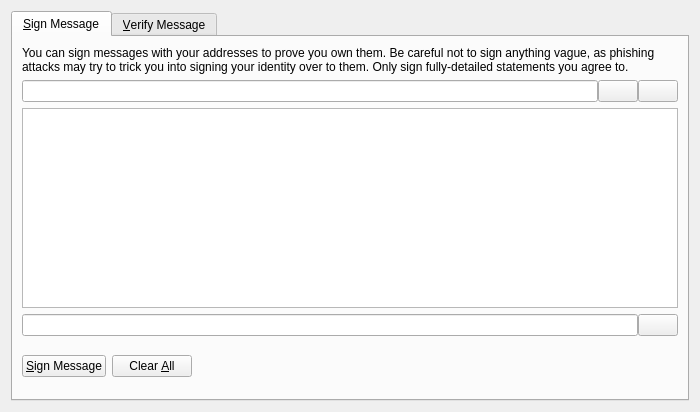
<?xml version="1.0" encoding="UTF-8"?>
<ui version="4.0">
 <class>SignVerifyMessageDialog</class>
 <widget class="QDialog" name="SignVerifyMessageDialog">
  <property name="geometry">
   <rect>
    <x>0</x>
    <y>0</y>
    <width>700</width>
    <height>412</height>
   </rect>
  </property>
  <property name="windowTitle">
   <string>Signatures - Sign / Verify a Message</string>
  </property>
  <property name="modal">
   <bool>true</bool>
  </property>
  <layout class="QVBoxLayout" name="verticalLayout">
   <item>
    <widget class="QTabWidget" name="tabWidget">
     <property name="currentIndex">
      <number>0</number>
     </property>
     <widget class="QWidget" name="tabSignMessage">
      <attribute name="title">
       <string>&amp;Sign Message</string>
      </attribute>
      <layout class="QVBoxLayout" name="verticalLayout_SM">
       <item>
        <widget class="QLabel" name="infoLabel_SM">
         <property name="text">
          <string>You can sign messages with your addresses to prove you own them. Be careful not to sign anything vague, as phishing attacks may try to trick you into signing your identity over to them. Only sign fully-detailed statements you agree to.</string>
         </property>
         <property name="textFormat">
          <enum>Qt::PlainText</enum>
         </property>
         <property name="wordWrap">
          <bool>true</bool>
         </property>
        </widget>
       </item>
       <item>
        <layout class="QHBoxLayout" name="horizontalLayout_1_SM">
         <property name="spacing">
          <number>0</number>
         </property>
         <item>
          <widget class="QValidatedLineEdit" name="addressIn_SM">
           <property name="toolTip">
            <string>The address to sign the message with (e.g. MN8fd1QR5TXecqnFJhBY959CMKGy8t37oU)</string>
           </property>
           <property name="maxLength">
            <number>34</number>
           </property>
          </widget>
         </item>
         <item>
          <widget class="QPushButton" name="addressBookButton_SM">
           <property name="toolTip">
            <string>Choose an address from the address book</string>
           </property>
           <property name="text">
            <string/>
           </property>
           <property name="icon">
            <iconset resource="../bitcoin.qrc">
             <normaloff>:/icons/address-book</normaloff>:/icons/address-book</iconset>
           </property>
           <property name="shortcut">
            <string>Alt+A</string>
           </property>
           <property name="autoDefault">
            <bool>false</bool>
           </property>
          </widget>
         </item>
         <item>
          <widget class="QPushButton" name="pasteButton_SM">
           <property name="toolTip">
            <string>Paste address from clipboard</string>
           </property>
           <property name="text">
            <string/>
           </property>
           <property name="icon">
            <iconset resource="../bitcoin.qrc">
             <normaloff>:/icons/editpaste</normaloff>:/icons/editpaste</iconset>
           </property>
           <property name="shortcut">
            <string>Alt+P</string>
           </property>
           <property name="autoDefault">
            <bool>false</bool>
           </property>
          </widget>
         </item>
        </layout>
       </item>
       <item>
        <widget class="QPlainTextEdit" name="messageIn_SM">
         <property name="toolTip">
          <string>Enter the message you want to sign here</string>
         </property>
        </widget>
       </item>
       <item>
        <layout class="QHBoxLayout" name="horizontalLayout_2_SM">
         <property name="spacing">
          <number>0</number>
         </property>
         <item>
          <widget class="QLineEdit" name="signatureOut_SM">
           <property name="font">
            <font>
             <italic>true</italic>
            </font>
           </property>
           <property name="readOnly">
            <bool>true</bool>
           </property>
          </widget>
         </item>
         <item>
          <widget class="QPushButton" name="copySignatureButton_SM">
           <property name="toolTip">
            <string>Copy the current signature to the system clipboard</string>
           </property>
           <property name="text">
            <string/>
           </property>
           <property name="icon">
            <iconset resource="../bitcoin.qrc">
             <normaloff>:/icons/editcopy</normaloff>:/icons/editcopy</iconset>
           </property>
           <property name="autoDefault">
            <bool>false</bool>
           </property>
          </widget>
         </item>
        </layout>
       </item>
       <item>
        <layout class="QHBoxLayout" name="horizontalLayout_3_SM">
         <item>
          <widget class="QPushButton" name="signMessageButton_SM">
           <property name="toolTip">
            <string>Sign the message to prove you own this BDTCoin address</string>
           </property>
           <property name="text">
            <string>&amp;Sign Message</string>
           </property>
           <property name="icon">
            <iconset resource="../bitcoin.qrc">
             <normaloff>:/icons/edit</normaloff>:/icons/edit</iconset>
           </property>
           <property name="autoDefault">
            <bool>false</bool>
           </property>
          </widget>
         </item>
         <item>
          <widget class="QPushButton" name="clearButton_SM">
           <property name="toolTip">
            <string>Reset all sign message fields</string>
           </property>
           <property name="text">
            <string>Clear &amp;All</string>
           </property>
           <property name="icon">
            <iconset resource="../bitcoin.qrc">
             <normaloff>:/icons/remove</normaloff>:/icons/remove</iconset>
           </property>
           <property name="autoDefault">
            <bool>false</bool>
           </property>
          </widget>
         </item>
         <item>
          <spacer name="horizontalSpacer_1_SM">
           <property name="orientation">
            <enum>Qt::Horizontal</enum>
           </property>
           <property name="sizeHint" stdset="0">
            <size>
             <width>40</width>
             <height>48</height>
            </size>
           </property>
          </spacer>
         </item>
         <item>
          <widget class="QLabel" name="statusLabel_SM">
           <property name="font">
            <font>
             <weight>50</weight>
             <bold>false</bold>
            </font>
           </property>
           <property name="text">
            <string/>
           </property>
           <property name="wordWrap">
            <bool>true</bool>
           </property>
          </widget>
         </item>
         <item>
          <spacer name="horizontalSpacer_2_SM">
           <property name="orientation">
            <enum>Qt::Horizontal</enum>
           </property>
           <property name="sizeHint" stdset="0">
            <size>
             <width>40</width>
             <height>48</height>
            </size>
           </property>
          </spacer>
         </item>
        </layout>
       </item>
      </layout>
     </widget>
     <widget class="QWidget" name="tabVerifyMessage">
      <attribute name="title">
       <string>&amp;Verify Message</string>
      </attribute>
      <layout class="QVBoxLayout" name="verticalLayout_VM">
       <item>
        <widget class="QLabel" name="infoLabel_VM">
         <property name="text">
          <string>Enter the signing address, message (ensure you copy line breaks, spaces, tabs, etc. exactly) and signature below to verify the message. Be careful not to read more into the signature than what is in the signed message itself, to avoid being tricked by a man-in-the-middle attack.</string>
         </property>
         <property name="textFormat">
          <enum>Qt::PlainText</enum>
         </property>
         <property name="alignment">
          <set>Qt::AlignLeading|Qt::AlignLeft|Qt::AlignTop</set>
         </property>
         <property name="wordWrap">
          <bool>true</bool>
         </property>
        </widget>
       </item>
       <item>
        <layout class="QHBoxLayout" name="horizontalLayout_1_VM">
         <property name="spacing">
          <number>0</number>
         </property>
         <item>
          <widget class="QValidatedLineEdit" name="addressIn_VM">
           <property name="toolTip">
            <string>The address the message was signed with (e.g. MN8fd1QR5TXecqnFJhBY959CMKGy8t37oU)</string>
           </property>
           <property name="maxLength">
            <number>34</number>
           </property>
          </widget>
         </item>
         <item>
          <widget class="QPushButton" name="addressBookButton_VM">
           <property name="toolTip">
            <string>Choose an address from the address book</string>
           </property>
           <property name="text">
            <string/>
           </property>
           <property name="icon">
            <iconset resource="../bitcoin.qrc">
             <normaloff>:/icons/address-book</normaloff>:/icons/address-book</iconset>
           </property>
           <property name="shortcut">
            <string>Alt+A</string>
           </property>
           <property name="autoDefault">
            <bool>false</bool>
           </property>
          </widget>
         </item>
        </layout>
       </item>
       <item>
        <widget class="QPlainTextEdit" name="messageIn_VM"/>
       </item>
       <item>
        <widget class="QValidatedLineEdit" name="signatureIn_VM"/>
       </item>
       <item>
        <layout class="QHBoxLayout" name="horizontalLayout_2_VM">
         <item>
          <widget class="QPushButton" name="verifyMessageButton_VM">
           <property name="toolTip">
            <string>Verify the message to ensure it was signed with the specified BDTCoin address</string>
           </property>
           <property name="text">
            <string>&amp;Verify Message</string>
           </property>
           <property name="icon">
            <iconset resource="../bitcoin.qrc">
             <normaloff>:/icons/transaction_0</normaloff>:/icons/transaction_0</iconset>
           </property>
           <property name="autoDefault">
            <bool>false</bool>
           </property>
          </widget>
         </item>
         <item>
          <widget class="QPushButton" name="clearButton_VM">
           <property name="toolTip">
            <string>Reset all verify message fields</string>
           </property>
           <property name="text">
            <string>Clear &amp;All</string>
           </property>
           <property name="icon">
            <iconset resource="../bitcoin.qrc">
             <normaloff>:/icons/remove</normaloff>:/icons/remove</iconset>
           </property>
           <property name="autoDefault">
            <bool>false</bool>
           </property>
          </widget>
         </item>
         <item>
          <spacer name="horizontalSpacer_1_VM">
           <property name="orientation">
            <enum>Qt::Horizontal</enum>
           </property>
           <property name="sizeHint" stdset="0">
            <size>
             <width>40</width>
             <height>48</height>
            </size>
           </property>
          </spacer>
         </item>
         <item>
          <widget class="QLabel" name="statusLabel_VM">
           <property name="font">
            <font>
             <weight>50</weight>
             <bold>false</bold>
            </font>
           </property>
           <property name="text">
            <string/>
           </property>
           <property name="wordWrap">
            <bool>true</bool>
           </property>
          </widget>
         </item>
         <item>
          <spacer name="horizontalSpacer_2_VM">
           <property name="orientation">
            <enum>Qt::Horizontal</enum>
           </property>
           <property name="sizeHint" stdset="0">
            <size>
             <width>40</width>
             <height>48</height>
            </size>
           </property>
          </spacer>
         </item>
        </layout>
       </item>
      </layout>
     </widget>
    </widget>
   </item>
  </layout>
 </widget>
 <customwidgets>
  <customwidget>
   <class>QValidatedLineEdit</class>
   <extends>QLineEdit</extends>
   <header>qvalidatedlineedit.h</header>
  </customwidget>
 </customwidgets>
 <resources>
  <include location="../bitcoin.qrc"/>
 </resources>
 <connections/>
</ui>
